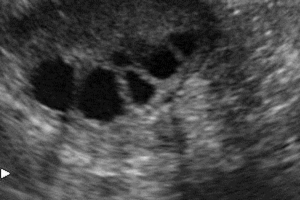
%> input picture images/1.jpg, 300 x 200 px
$ octave --eval "result = process_image('images/1.jpg');"   (GNU Octave 9; MATLAB toolbox functions it lacks are replaced by stand-ins)
%> lines starting %> are read from the running program, lines starting %| are printed output that depends on the picture; in (x1, y1, x2, y2) boxes, pixels count from 0 and x2, y2 are one past the last pixel; in counts of white or black regions, pixels touching at a corner belong together; the program's own positions count from 1
function [gray_image, image_stretch, image_binarized, image_closed, ...
          image_filled, overlayed_image, cyst_count] = process_image(selectedFile)
%> called with selectedFile = 'images/1.jpg'
    % process_image.m
    % Function for main processing pipeline
    %
    % Input: Image file path
    % Output: Cyst count and image objects for viewing

    %% Load and preprocess the image
    image = imread(selectedFile);
%> image is the input picture: size 200x300x3 uint8; min 0, max 254, mean 69.6
    gray_image = im2gray(image);

    %% Enhancement
    image_medfilt = medfilt2(gray_image);

    % Histogram stretching
    stretch_threshold = 0.1;
    image_stretch = imadjust(image_medfilt, stretchlim(image_medfilt, [0 stretch_threshold]), []);
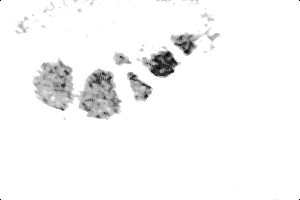
%> image_stretch: size 200x300 uint8; min 0, max 255, mean 246.6

    %% Masking
    image_binarized = ~imbinarize(image_stretch, 'global');
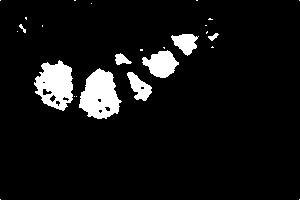
%> image_binarized: size 200x300 logical; 7.3% white; 26 white regions (18 under 20 px), largest, box (x1, y1, x2, y2) and area: (79, 68, 122, 119) 1437, (34, 60, 73, 111) 1316, (142, 50, 179, 78) 647

    %% Morphological processing
    se_open = strel('disk', 2);
    image_opened = imopen(image_binarized, se_open);
%> image_opened: size 200x300 logical; 7% white; 7 white regions, largest, box (x1, y1, x2, y2) and area: (79, 68, 121, 119) 1424, (34, 61, 73, 111) 1254, (142, 50, 179, 78) 635
    se_close = strel('disk', 4);
    image_closed = imclose(image_opened, se_close);
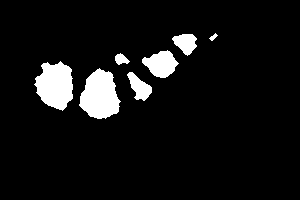
%> image_closed: size 200x300 logical; 7.3% white; 7 white regions, largest, box (x1, y1, x2, y2) and area: (79, 68, 121, 119) 1464, (34, 61, 73, 111) 1383, (142, 50, 179, 78) 647

    %% Remove small objects
    min_size = 80;
    image_filtered = bwareaopen(image_closed, min_size);
%> image_filtered: size 200x300 logical; 7.2% white; 6 white regions, box (x1, y1, x2, y2) and area: (79, 68, 121, 119) 1464, (34, 61, 73, 111) 1383, (142, 50, 179, 78) 647, (127, 72, 152, 101) 380, (172, 34, 197, 56) 354, (115, 53, 130, 65) 111

    % Fill gaps
    image_filled = imfill(image_filtered, 'holes');

    %% Label Individual Cysts
    [cyst_label, cyst_count] = bwlabel(image_filled, 8);
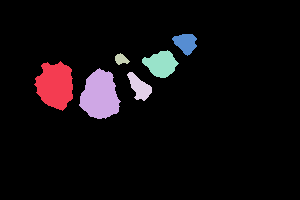
%> cyst_label: size 200x300 double; 7 distinct labels, from 0 to 6; one colour per label, 0 black
%> cyst_count = 6

    %% Highlighting

    % Add region overlays
    original_rgb = cat(3, gray_image, gray_image, gray_image);
    overlay = label2rgb(cyst_label, 'jet', 'k', 'shuffle');
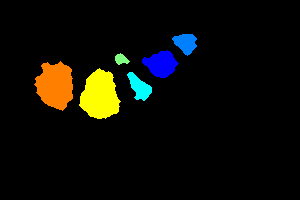
%> overlay: size 200x300x3 uint8; mean R, G, B 12.3, 12, 6.1
    overlayed_image = imfuse(original_rgb, overlay, 'blend', 'Scaling', 'none');
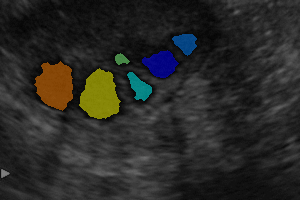
%> overlayed_image: size 200x300x3 uint8; mean R, G, B 41.2, 41.1, 38.1

    % Add numbers on overlays
    stats = regionprops(cyst_label, 'Centroid');
%> stats = 6 regions; Centroid: [55.9 85.9], [100.6 96.2], [121.8 59.9], [140.1 87.8], [161.7 64.6], [186.3 43.6]
    centroids = cat(1, stats.Centroid);
%> centroids = [55.89 85.88; 100.6 96.15; 121.8 59.88; 140.1 87.8; 161.7 64.6; 186.3 43.57]

    annotated_image = insertText(overlayed_image, centroids, ...
                                 arrayfun(@num2str, 1:cyst_count, 'UniformOutput', false), ...
                                 'TextColor', 'white', ...
                                 'FontSize', 18, ...
                                 'BoxOpacity', 0, ...
                                 'AnchorPoint', 'Center');
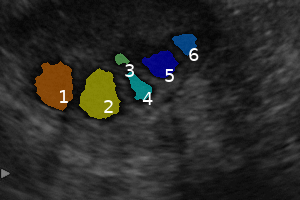
%> annotated_image: size 200x300x3 uint8; 0.76% of pixels changed, all inside (x1, y1, x2, y2) = (59, 48, 199, 113)

    overlayed_image = annotated_image;

end

$ run again, on images/2.jpg
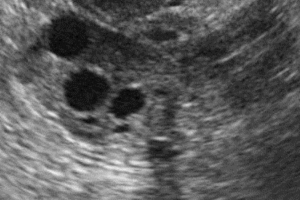
%> input picture images/2.jpg, 300 x 200 px
%> in process_image, image is the input picture: size 200x300x3 uint8; min 3, max 236, mean 89.8
%> image_binarized: size 200x300 logical; 5.2% white; 25 white regions (19 under 20 px), largest, box (x1, y1, x2, y2) and area: (49, 18, 91, 57) 1172, (66, 70, 109, 110) 1137, (112, 89, 143, 116) 565, (102, 33, 120, 44) 80, (85, 119, 94, 123) 24, (198, 51, 206, 55) 21
%> image_opened: size 200x300 logical; 4.7% white; 4 white regions, box (x1, y1, x2, y2) and area: (49, 18, 90, 57) 1136, (66, 70, 109, 110) 1122, (112, 89, 142, 116) 563, (113, 36, 120, 42) 23
%> image_closed: size 200x300 logical; 4.8% white; 4 white regions, box (x1, y1, x2, y2) and area: (49, 18, 90, 57) 1161, (66, 70, 109, 110) 1138, (112, 89, 142, 116) 571, (113, 36, 120, 42) 23
%> image_filtered: size 200x300 logical; 4.8% white; 3 white regions, box (x1, y1, x2, y2) and area: (49, 18, 90, 57) 1161, (66, 70, 109, 110) 1138, (112, 89, 142, 116) 571
%> in process_image, `[cyst_label, cyst_count] = bwlabel(image_filled, 8);`:
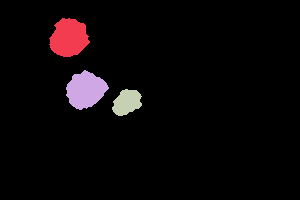
%> cyst_label: size 200x300 double; 4 distinct labels, from 0 to 3; one colour per label, 0 black
%> cyst_count = 3
%> stats = 3 regions; Centroid: [69.6 38.5], [86.2 90.7], [127.5 102.9]
%> centroids = [69.55 38.48; 86.21 90.66; 127.5 102.9]
%> in process_image, `annotated_image = insertText(overlayed_image, centroids, arrayfun(@num..`:
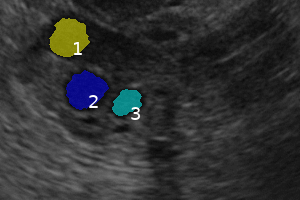
%> annotated_image: size 200x300x3 uint8; mean R, G, B 48.1, 49.3, 49.2

$ run again, on images/3.jpg
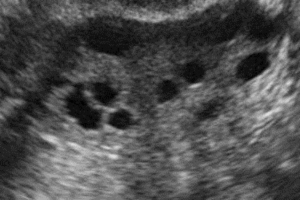
%> input picture images/3.jpg, 300 x 200 px
%> in process_image, image is the input picture: size 200x300x3 uint8; min 1, max 225, mean 77.9
%> image_binarized: size 200x300 logical; 6.8% white; 60 white regions (48 under 20 px), largest, box (x1, y1, x2, y2) and area: (82, 29, 138, 55) 798, (67, 85, 99, 128) 648, (238, 53, 268, 79) 496
%> image_opened: size 200x300 logical; 5.7% white; 13 white regions (1 under 20 px), largest, box (x1, y1, x2, y2) and area: (87, 30, 137, 55) 723, (67, 91, 99, 128) 611, (238, 53, 268, 79) 482
%> image_closed: size 200x300 logical; 5.9% white; 13 white regions (1 under 20 px), largest, box (x1, y1, x2, y2) and area: (87, 30, 137, 55) 769, (67, 91, 99, 128) 618, (238, 53, 268, 79) 494
%> in process_image, `[cyst_label, cyst_count] = bwlabel(image_filled, 8);`:
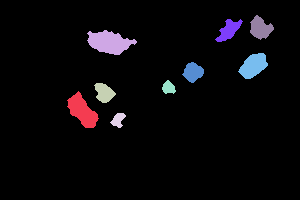
%> cyst_label: size 200x300 double; 10 distinct labels, from 0 to 9; one colour per label, 0 black
%> cyst_count = 9
%> stats = 9 regions; first 5, Centroid: [82.9 111.7], [109.9 43], [104.8 93.3], [118.8 120.5], [169.2 88.3]
%> centroids = [82.95 111.7; 109.9 42.96; 104.8 93.33; 118.8 120.5; 169.2 88.3; 193.7 72.79; 229.5 30.84; 254.1 66.28; 261.1 28.8]
%> in process_image, `annotated_image = insertText(overlayed_image, centroids, arrayfun(@num..`:
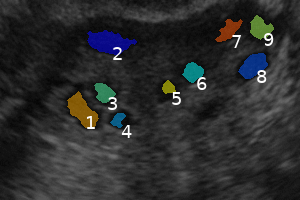
%> annotated_image: size 200x300x3 uint8; mean R, G, B 43.8, 44.7, 45.1

$ run again, on images/4.jpg
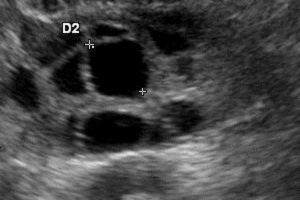
%> input picture images/4.jpg, 300 x 200 px
%> in process_image, image is the input picture: size 200x300x3 uint8; min 0, max 251, mean 66.7
%> image_binarized: size 200x300 logical; 9.1% white; 33 white regions (23 under 20 px), largest, box (x1, y1, x2, y2) and area: (90, 40, 147, 95) 2473, (85, 114, 143, 145) 1207, (145, 25, 189, 54) 558
%> image_opened: size 200x300 logical; 8.5% white; 10 white regions (1 under 20 px), largest, box (x1, y1, x2, y2) and area: (90, 40, 147, 95) 2448, (85, 114, 142, 144) 1151, (149, 28, 187, 54) 527
%> image_closed: size 200x300 logical; 8.7% white; 10 white regions (1 under 20 px), largest, box (x1, y1, x2, y2) and area: (90, 40, 147, 95) 2457, (85, 114, 142, 144) 1200, (149, 28, 187, 54) 529
%> image_filled: size 200x300 logical; 8.6% white; 7 white regions, largest, box (x1, y1, x2, y2) and area: (90, 40, 147, 95) 2457, (85, 114, 142, 144) 1280, (149, 28, 187, 54) 529
%> cyst_label: size 200x300 double; 8 distinct labels, from 0 to 7
%> cyst_count = 7
%> stats = 7 regions; Centroid: [25.6 88.5], [70.9 76.2], [114 130.4], [118.9 68.5], [107.8 32], [169.1 41.7], [173.6 20.6]
%> centroids = [25.56 88.47; 70.87 76.15; 114 130.4; 118.9 68.54; 107.8 32.05; 169.1 41.66; 173.6 20.62]
%> in process_image, `annotated_image = insertText(overlayed_image, centroids, arrayfun(@num..`:
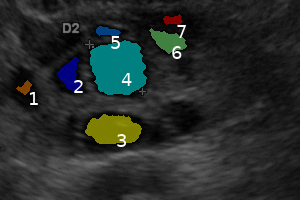
%> annotated_image: size 200x300x3 uint8; mean R, G, B 38.7, 44.1, 41.9
